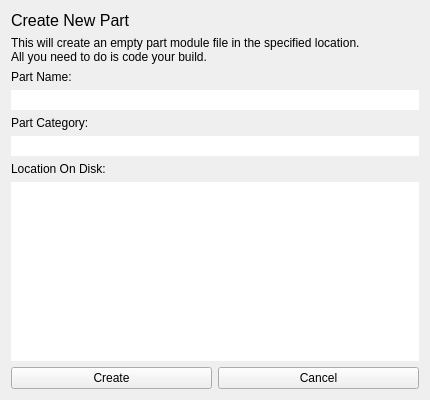
<?xml version="1.0" encoding="UTF-8"?>
<ui version="4.0">
 <class>Form</class>
 <widget class="QWidget" name="Form">
  <property name="geometry">
   <rect>
    <x>0</x>
    <y>0</y>
    <width>430</width>
    <height>400</height>
   </rect>
  </property>
  <property name="windowTitle">
   <string>Create New Part</string>
  </property>
  <layout class="QVBoxLayout" name="verticalLayout">
   <item>
    <widget class="QLabel" name="label_1">
     <property name="font">
      <font>
       <pointsize>12</pointsize>
      </font>
     </property>
     <property name="text">
      <string>Create New Part</string>
     </property>
     <property name="alignment">
      <set>Qt::AlignLeading|Qt::AlignLeft|Qt::AlignVCenter</set>
     </property>
     <property name="indent">
      <number>0</number>
     </property>
    </widget>
   </item>
   <item>
    <widget class="QLabel" name="label_2">
     <property name="text">
      <string>This will create an empty part module file in the specified location.
All you need to do is code your build. </string>
     </property>
    </widget>
   </item>
   <item>
    <widget class="QLabel" name="cat_label_2">
     <property name="text">
      <string>Part Name:</string>
     </property>
    </widget>
   </item>
   <item>
    <widget class="QLineEdit" name="lineEdit_2">
     <property name="contextMenuPolicy">
      <enum>Qt::ActionsContextMenu</enum>
     </property>
     <property name="frame">
      <bool>false</bool>
     </property>
    </widget>
   </item>
   <item>
    <widget class="QLabel" name="cat_label">
     <property name="text">
      <string>Part Category:</string>
     </property>
    </widget>
   </item>
   <item>
    <widget class="QLineEdit" name="lineEdit">
     <property name="contextMenuPolicy">
      <enum>Qt::ActionsContextMenu</enum>
     </property>
     <property name="frame">
      <bool>false</bool>
     </property>
    </widget>
   </item>
   <item>
    <widget class="QLabel" name="d_label">
     <property name="text">
      <string>Location On Disk:</string>
     </property>
    </widget>
   </item>
   <item>
    <widget class="QListWidget" name="listWidget">
     <property name="frameShape">
      <enum>QFrame::NoFrame</enum>
     </property>
     <property name="alternatingRowColors">
      <bool>true</bool>
     </property>
    </widget>
   </item>
   <item>
    <layout class="QHBoxLayout" name="horizontalLayout">
     <item>
      <widget class="QPushButton" name="create_btn">
       <property name="text">
        <string>Create</string>
       </property>
      </widget>
     </item>
     <item>
      <widget class="QPushButton" name="cance_btn">
       <property name="text">
        <string>Cancel</string>
       </property>
      </widget>
     </item>
    </layout>
   </item>
  </layout>
 </widget>
 <resources/>
 <connections/>
</ui>
